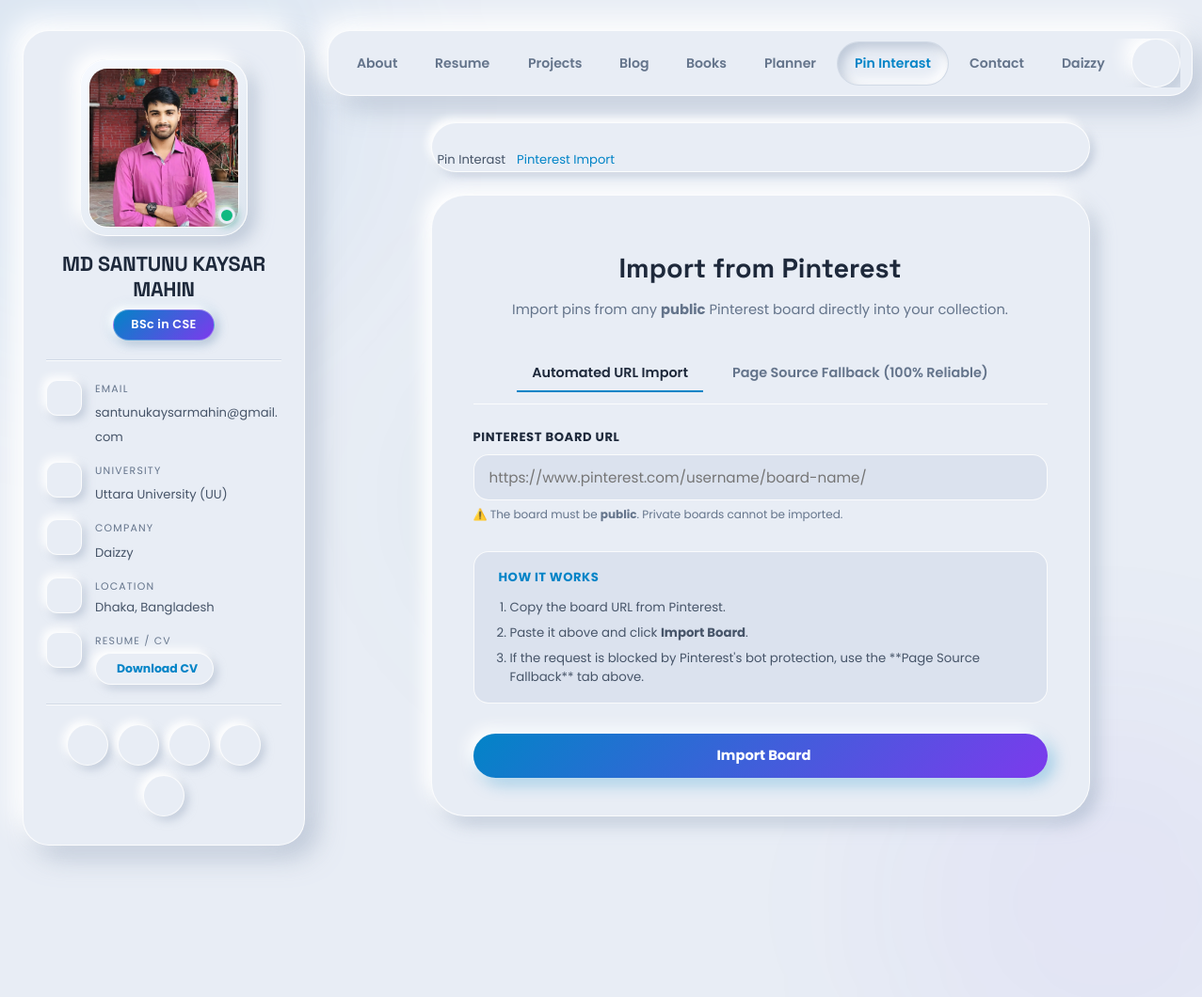
Screenshot of /pins/import/ (signed in) with the database file from the repository.
### portfolio/models.py (models this page shows, shortened)
class Profile(models.Model):
    name = models.CharField(max_length=100)
    title = models.CharField(max_length=200, help_text="e.g. Full Stack Django Developer")
    bio = models.TextField()
    email = models.EmailField()
    location = models.CharField(max_length=100, blank=True)
    company = models.CharField(max_length=100, blank=True)
    company_url = models.URLField(blank=True)
    university = models.CharField(max_length=200, blank=True)
    university_url = models.URLField(blank=True)
    github_url = models.URLField(blank=True)
    linkedin_url = models.URLField(blank=True)
    facebook_url = models.URLField(blank=True, help_text="Facebook profile or page URL")
    pinterest_url = models.URLField(blank=True, help_text="Pinterest profile URL")
    twitter_url = models.URLField(blank=True, help_text="Twitter / X profile URL")
    instagram_url = models.URLField(blank=True, help_text="Instagram profile URL")
    youtube_url = models.URLField(blank=True, help_text="YouTube channel or video URL")
    daizzy_url = models.URLField(blank=True, help_text="Daizzy external link URL")
    avatar = models.ImageField(upload_to='profile/', blank=True, null=True)
    cv = models.FileField(upload_to='cv/', blank=True, null=True, help_text="Upload your CV (PDF)")
    class Meta:
        verbose_name = "Profile"
        verbose_name_plural = "Profile"
    def get_social_links(self):
        links = []
        custom_links = list(self.social_links.filter(is_active=True).order_by('order', 'id'))
        for cl in custom_links:
            links.append({
                'platform': cl.platform,
                'label': cl.label or cl.get_platform_display(),
                'url': cl.url,
                'icon': cl.get_icon(),
            })
        existing_urls = {l['url'] for l in links}
        field_map = [
            ('github', 'GitHub', self.github_url, 'logo-github'),
            ('linkedin', 'LinkedIn', self.linkedin_url, 'logo-linkedin'),
            ('facebook', 'Facebook', self.facebook_url, 'logo-facebook'),
            ('pinterest', 'Pinterest', self.pinterest_url, 'logo-pinterest'),
            ('twitter', 'Twitter / X', self.twitter_url, 'logo-twitter'),
            ('instagram', 'Instagram', self.instagram_url, 'logo-instagram'),
            ('youtube', 'YouTube', self.youtube_url, 'logo-youtube'),
        ]
        for platform, label, url, icon in field_map:
            if url and url not in existing_urls:
                links.append({
                    'platform': platform,
                    'label': label,
                    'url': url,
                    'icon': icon,
                })
                existing_urls.add(url)
        return links

class SocialLink(models.Model):
    PLATFORM_CHOICES = [
        ('facebook', 'Facebook'),
        ('pinterest', 'Pinterest'),
        ('github', 'GitHub'),
        ('linkedin', 'LinkedIn'),
        ('twitter', 'Twitter / X'),
        ('instagram', 'Instagram'),
        ('youtube', 'YouTube'),
        ('discord', 'Discord'),
        ('telegram', 'Telegram'),
        ('kaggle', 'Kaggle'),
        ('leetcode', 'LeetCode'),
        ('dribbble', 'Dribbble'),
        ('behance', 'Behance'),
        ('medium', 'Medium'),
        ('whatsapp', 'WhatsApp'),
        ('custom', 'Custom / Website'),
    ]
    profile = models.ForeignKey(
        Profile, on_delete=models.CASCADE, related_name='social_links',
        null=True, blank=True, help_text="Link to profile"
    )
    platform = models.CharField(max_length=50, choices=PLATFORM_CHOICES, default='facebook')
    label = models.CharField(max_length=100, blank=True, help_text="Display label (e.g. 'Facebook Page', 'Pinterest Art')")
    url = models.URLField(help_text="Full link URL")
    icon_name = models.CharField(
        max_length=60, blank=True,
        help_text="Custom Ionicon name (leave blank to auto-detect from platform choice)"
    )
    order = models.PositiveIntegerField(default=0)
    is_active = models.BooleanField(default=True)
    class Meta:
        ordering = ['order', 'id']
        verbose_name = "Social Link"
        verbose_name_plural = "Social Links"
    def get_icon(self):
        if self.icon_name:
            return self.icon_name

class CustomNavLink(models.Model):
    title = models.CharField(max_length=60, help_text="Link title (e.g. Daizzy)")
    url = models.URLField(help_text="Target external or internal URL")
    icon_name = models.CharField(
        max_length=60, blank=True,
        help_text="Ionicon name e.g. sparkles-outline, globe-outline, open-outline, rocket-outline"
    )
    open_in_new_tab = models.BooleanField(default=True, help_text="Open in a new browser tab")
    is_active = models.BooleanField(default=True)
    order = models.PositiveIntegerField(default=0)
    class Meta:
        ordering = ['order', 'id']
        verbose_name = "Custom Nav Link"
        verbose_name_plural = "Custom Nav Links"
    def get_icon(self):
        return self.icon_name or 'open-outline'

### pin_interast/views.py (the view, shortened to what this page needs)
# urls.py: path('import/', views.pinterest_import, name='import'),
def pinterest_import(request):
    if request.method == 'POST' and 'logout' in request.POST:
        from django.contrib.auth import logout
        logout(request)
        messages.success(request, "Logged out successfully.")
        from django.shortcuts import redirect
        return redirect('pin_interast:import')
    has_permission = request.user.is_staff or request.user.has_perm('pin_interast.add_pinboard')
    if not has_permission:
        return render(request, 'pin_interast/import_pending.html', {})
    return render(request, 'pin_interast/import_pinterest.html', {})

### portfolio/context_processors.py (called while the page is built)
def profile_context(request):
    profile = Profile.objects.first()
    custom_nav_links = list(CustomNavLink.objects.filter(is_active=True).order_by('order', 'id'))
    return {
        'profile': profile,
        'custom_nav_links': custom_nav_links,
    }

### templates/pin_interast/import_pinterest.html (shortened to what this page needs)
{% extends "base.html" %}
{% load static %}
{% block content %}
<div class="pin-main">
  <div class="pin-import-page">
    <div class="pin-breadcrumb">
      <a href="{% url 'pin_interast:board_list' %}">Pin Interast</a>
      <span>Pinterest Import</span>
    </div>
    <div class="pin-import-card">
      <div class="pin-import-header">
        <h1 class="pin-import-title">Import from Pinterest</h1>
        <p class="pin-import-sub">
          Import pins from any <strong>public</strong> Pinterest board directly into your collection.
        </p>
      </div>
      <div class="pin-import-tabs"
        style="display: flex; gap: 15px; margin-bottom: 24px; border-bottom: 1px solid var(--border); padding-bottom: 12px; justify-content: center;">
        <button type="button" class="pin-tab-btn" id="tab-auto-btn"
          style="background: none; border: none; padding: 8px 16px; font-size: 0.9rem; font-weight: 600; cursor: pointer; transition: all 0.2s; border-bottom: 2px solid var(--accent); color: var(--text-primary);"
          onclick="switchTab('auto')">
          Automated URL Import
        </button>
        <button type="button" class="pin-tab-btn" id="tab-manual-btn"
          style="background: none; border: none; padding: 8px 16px; font-size: 0.9rem; font-weight: 600; cursor: pointer; transition: all 0.2s; border-bottom: 2px solid transparent; color: var(--text-muted);"
          onclick="switchTab('manual')">
          Page Source Fallback (100% Reliable)
        </button>
      </div>
      <form method="POST" class="pin-import-form" id="pinterest-import-form">
        <div class="pin-import-field">
          <label for="board_url" class="pin-import-label">Pinterest Board URL</label>
          <input type="url" name="board_url" id="board_url" class="pin-import-input"
            placeholder="https://www.pinterest.com/username/board-name/" required autocomplete="off"
            value="{{ request.POST.board_url|default:'' }}">
          <p class="pin-import-hint">
            ⚠️ The board must be <strong>public</strong>. Private boards cannot be imported.
          </p>
        </div>
        <div id="auto-tab-content" style="display: block;">
          <div class="pin-import-how" id="import-how-it-works" style="margin-top: 10px; margin-bottom: 0;">
            <h3 class="pin-import-how-title">
              How it works
            </h3>
            <ol class="pin-import-how-list">
              <li>Copy the board URL from Pinterest.</li>
              <li>Paste it above and click <strong>Import Board</strong>.</li>
              <li>If the request is blocked by Pinterest's bot protection, use the **Page Source Fallback** tab above.
              </li>
            </ol>
          </div>
        </div>
        <button type="submit" class="pin-import-submit" id="import-submit-btn" style="margin-top: 12px;">
          Import Board
        </button>
      </form>
    </div>
  </div>
</div>
{% endblock %}

### templates/base.html (shortened to what this page needs)
{% load static %}
<!DOCTYPE html>
<html lang="en" data-theme="light">
<head>
  <link rel="stylesheet" href="{% static 'css/style.css' %}?v=2.2">
  <link rel="stylesheet" href="{% static 'css/neumorphic.css' %}?v=2.5">
</head>
<body class="{% block body_class %}{% endblock %}">
  <div class="bg-blobs" aria-hidden="true">
    <div class="blob blob-2"></div>
  </div>
  <main>
    <aside class="sidebar" data-sidebar>
      <div class="sidebar-info">
        <figure class="avatar-box">
          {% if profile and profile.avatar %}
          <img src="{{ profile.avatar.url }}" alt="{{ profile.name }}" width="80">
          {% else %}
          <div class="avatar-placeholder">
            <ion-icon name="person-outline"></ion-icon>
          </div>
          {% endif %}
          <span class="status-dot" title="Available for opportunities" aria-label="Online status indicator"></span>
        </figure>
        <div class="info-content">
          <h1 class="name">{{ profile.name|default:"Your Name" }}</h1>
          <p class="title-badge">{{ profile.title|default:"Full Stack Developer" }}</p>
        </div>
      </div>
      <div class="sidebar-info-more">
        <div class="separator"></div>
        <ul class="contacts-list">
          {% if profile.email %}
          <li class="contact-item">
            <div class="icon-box"></div>
            <div class="contact-info">
              <p class="contact-title">Email</p>
              <a href="mailto:{{ profile.email }}" class="contact-link">{{ profile.email }}</a>
            </div>
          </li>
          {% endif %}
          {% if profile.university %}
          <li class="contact-item">
            <div class="icon-box">
            </div>
            <div class="contact-info">
              <p class="contact-title">University</p>
              {% if profile.university_url %}
              <a href="{{ profile.university_url }}" target="_blank" rel="noopener noreferrer" class="contact-link">
                {{ profile.university }}
              </a>
              {% else %}
              <span class="contact-link">
                {{ profile.university }}
              </span>
              {% endif %}
            </div>
          </li>
          {% endif %}
          {% if profile.company %}
          <li class="contact-item">
            <div class="icon-box"></div>
            <div class="contact-info">
              <p class="contact-title">Company</p>
              {% if profile.company_url %}
              <a href="{{ profile.company_url }}" target="_blank" class="contact-link">{{ profile.company }}</a>
              {% else %}
              <span class="contact-link">{{ profile.company }}</span>
              {% endif %}
            </div>
          </li>
          {% endif %}
          {% if profile.location %}
          <li class="contact-item">
            <div class="icon-box"></div>
            <div class="contact-info">
              <p class="contact-title">Location</p>
              <address>{{ profile.location }}</address>
            </div>
          </li>
          {% endif %}
          {% if profile.cv %}
          <li class="contact-item cv-item">
            <div class="icon-box"></div>
            <div class="contact-info">
              <p class="contact-title">Resume / CV</p>
              <a href="{{ profile.cv.url }}" target="_blank" class="contact-link cv-download-btn">
                 Download CV
              </a>
            </div>
          </li>
          {% endif %}
        </ul>
        <div class="separator"></div>
        <ul class="social-list">
          {% for item in profile.get_social_links %}
          <li class="social-item">
            <a href="{{ item.url }}" target="_blank" rel="noopener noreferrer" class="social-link" title="{{ item.label }}">
            </a>
          </li>
          {% endfor %}
        </ul>
      </div>
    </aside>
    <div class="main-content">
      <nav class="navbar" id="mainNavbar">
        <ul class="navbar-list" id="desktopNavList">
          <li class="navbar-item">
            <button class="navbar-link active" data-nav-link data-target="about">About</button>
          </li>
          <li class="navbar-item">
            <button class="navbar-link" data-nav-link data-target="resume">Resume</button>
          </li>
          <li class="navbar-item">
            <button class="navbar-link" data-nav-link data-target="projects">Projects</button>
          </li>
          <li class="navbar-item">
            <a href="{% url 'blog:list' %}" class="navbar-link">Blog</a>
          </li>
          <li class="navbar-item">
            <a href="{% url 'books:list' %}" class="navbar-link">Books</a>
          </li>
          <li class="navbar-item">
            <a href="{% url 'time_tracker:board' %}" class="navbar-link">Planner</a>
          </li>
          <li class="navbar-item">
            <a href="{% url 'pin_interast:board_list' %}" class="navbar-link">Pin Interast</a>
          </li>
          <li class="navbar-item">
            <button class="navbar-link" data-nav-link data-target="contact">Contact</button>
          </li>
          {% for nav in custom_nav_links %}
          <li class="navbar-item">
            <a href="{{ nav.url }}" {% if nav.open_in_new_tab %}target="_blank" rel="noopener noreferrer"{% endif %} class="navbar-link nav-external-link" title="{{ nav.title }}">
              {{ nav.title }}
            </a>
          </li>
          {% endfor %}
          <li class="navbar-item desktop-theme-item">
            <button class="theme-toggle theme-toggle-desktop" id="themeToggle" type="button" title="Toggle dark / light mode" aria-label="Toggle theme">
            </button>
          </li>
        </ul>
      </nav>
      <div id="spa-content-viewport">
        {% block content %}{% endblock %}
      </div>
    </div>
  </main>
</body>
</html>

### rows the page displays
Profile: avatar (picture), name "MD SANTUNU KAYSAR MAHIN", title "BSc in CSE", email "santunukaysarmahin@gmail.com", university "Uttara University (UU)", company "Daizzy", location "Dhaka, Bangladesh"
CustomNavLink: title "Daizzy"
